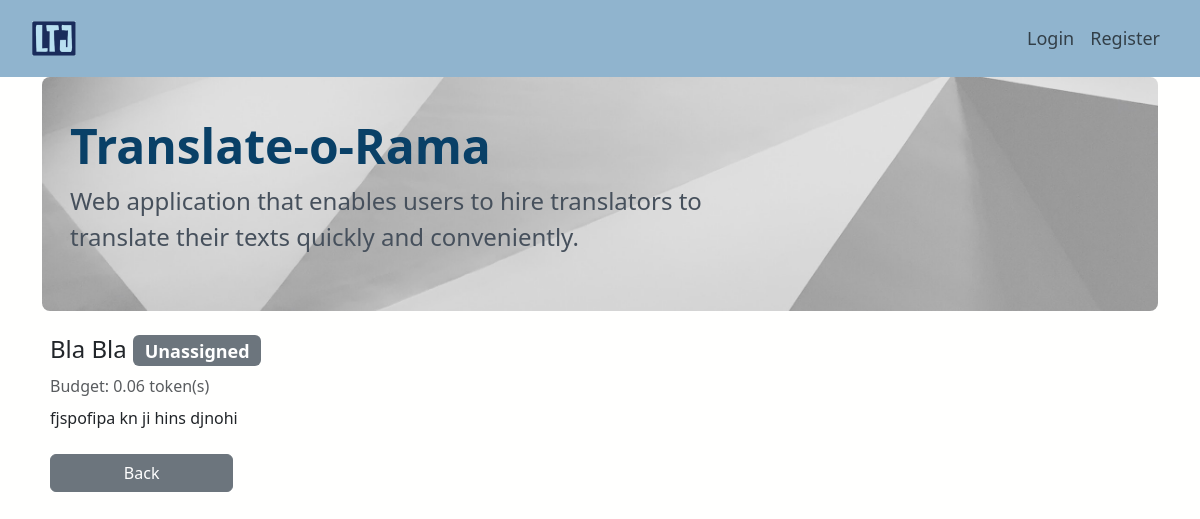
The page /dashboard/job_status/1 on the database as committed earlier.
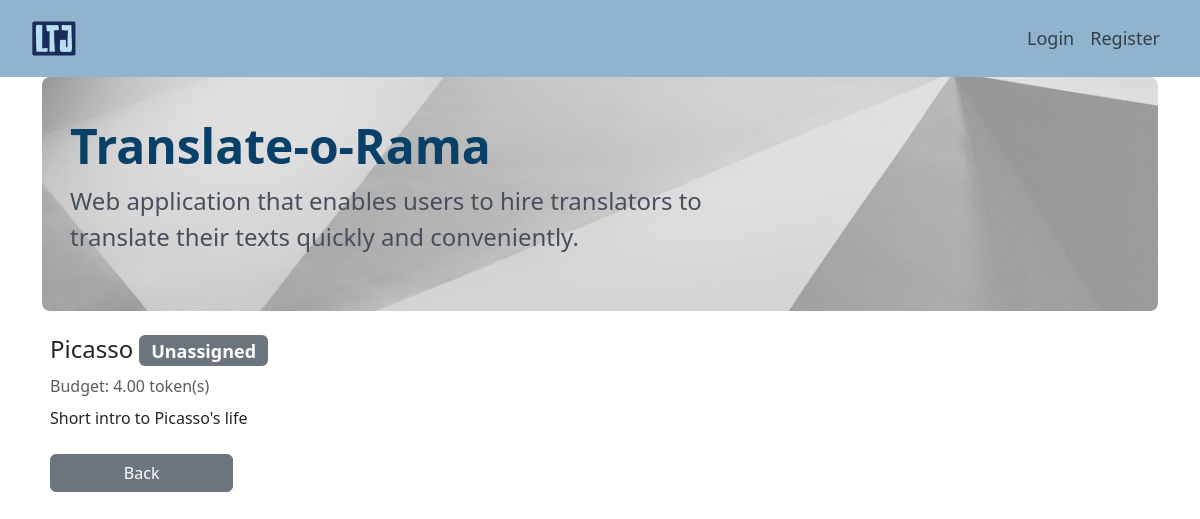
The same page on the database as committed later.
### app/models.py (models this page shows, shortened)
class Job(models.Model):
    user = models.ForeignKey(User, on_delete=models.CASCADE, related_name="user")
    title = models.TextField(blank=False, unique=True)
    description = models.TextField(blank=False)
    source_language = models.TextField(blank=False)
    target_language = models.TextField(blank=False)
    job_field = models.CharField(
        max_length=15,
        choices=JobField.JOB_CHOICES,
        default=JobField.LITERATURE,
    )
    budget = models.DecimalField(max_digits=10, decimal_places=2, default=0.0)
    text = models.TextField(blank=False)
    assigned_to = models.ForeignKey(
        "JobBid",
        on_delete=models.CASCADE,
        blank=True,
        null=True,
        related_name="assigned_to",
    )
    is_assigned = models.BooleanField(default=False)
    is_completed = models.BooleanField(default=False)
    translator = models.ForeignKey(
        User,
        on_delete=models.SET_NULL,
        blank=True,
        null=True,
        related_name="set_as_translator_of_job",
    )
    translation = models.TextField(blank=True, null=True)
    dispute = models.ForeignKey(
        Dispute,
        on_delete=models.SET_NULL,
        blank=True,
        null=True,
        related_name="dispute_for_completed_job",
    )

### app/views.py (the view)
# urls.py: path("dashboard/job_status/<int:job_id>", views.job_status, name="job_status"),
def job_status(request, job_id):
    job = get_object_or_404(Job, pk=job_id)
    context = {
        "job": job,
    }
    return render(request, "app/job_status.html", context)

### app/templates/app/job_status.html (shortened to what this page needs)
{% extends 'app/base.html' %}
{% block content %}
  <!DOCTYPE html>
  <html lang="en">
  <head>
      <link rel="stylesheet" href="https://cdn.jsdelivr.net/npm/bootstrap-icons@1.10.3/font/bootstrap-icons.css">
  </head>
  <body>
    <div class="mx-2">
      <h4>{{ job.title }}
        {% if job.is_assigned %}
          {% if job.is_completed %}
            <div class="badge bg-success">Completed</div>
          {% else %}
            <div class="badge bg-primary">Assigned</div>
          {% endif %}
        {% else %}
          <div class="badge bg-secondary">Unassigned</div>
        {% endif %}
      </h4>
      <div class="mb-2 text-muted">Budget: {{ job.budget }} token(s)</div>
      <div class="">{{ job.description }}</div>
      <a href="{% url 'app:dashboard' %}" class="btn btn-secondary col-2 mt-4">Back</a>
    </div>
  </body>
{% endblock content %}

Rows that differ between the two databases and show on the page:
changed Job: title "Bla Bla" → "Picasso"; budget "0.06" → "4.00"; description "fjspofipa kn ji hins djnohi" → "Short intro to Picasso's life"
